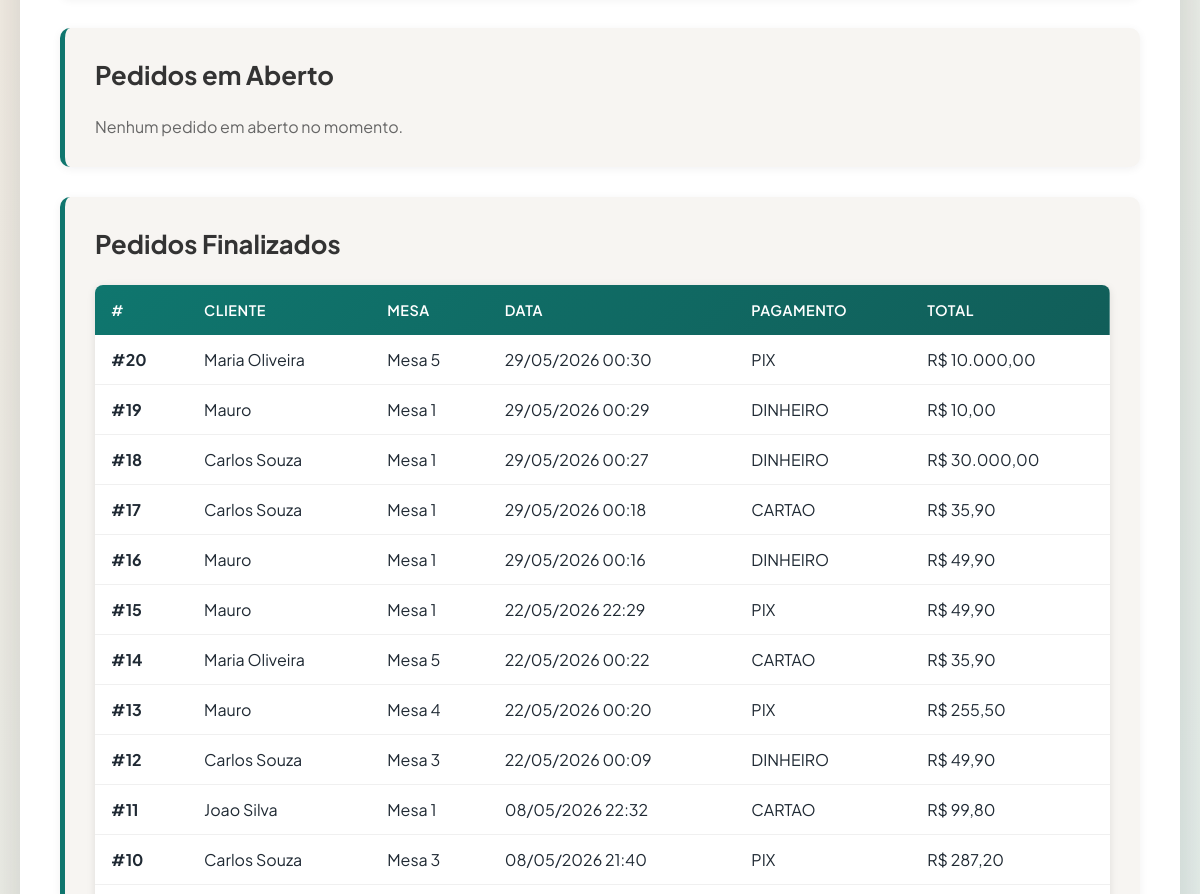
The page /pages/pedidos.php (signed in, middle part) on the database as committed earlier.
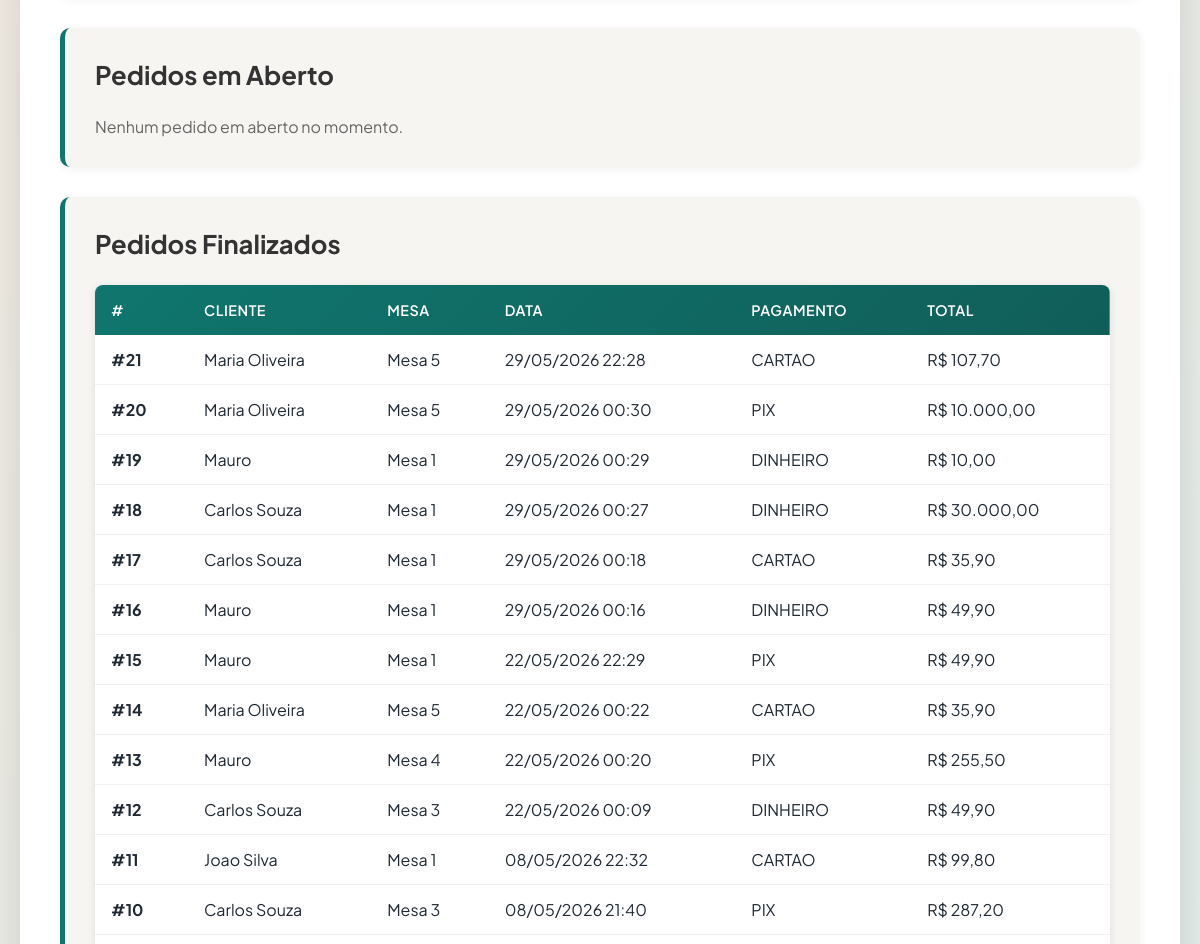
The same page on the database as committed later.
### tables this page shows
CREATE TABLE pedidos (
    id_pedido INTEGER PRIMARY KEY AUTOINCREMENT,
    id_cliente INTEGER,
    id_mesa INTEGER,
    id_funcionario INTEGER,
    data_pedido TEXT DEFAULT CURRENT_TIMESTAMP,
    status TEXT NOT NULL DEFAULT 'aberto' CHECK (status IN ('aberto','fechado','cancelado')),
    forma_de_pagamento TEXT DEFAULT 'DINHEIRO' CHECK (forma_de_pagamento IN ('DINHEIRO','PIX','CARTAO')),
    FOREIGN KEY (id_cliente) REFERENCES clientes(id_cliente),
    FOREIGN KEY (id_mesa) REFERENCES mesas(id_mesa),
    FOREIGN KEY (id_funcionario) REFERENCES funcionarios(id_funcionario)
);

### config/config.php (called while the page is built, shortened)
<?php
$pdo = initialize_database(DB_PATH, false);
function query_all(string $sql, array $params = []): array
{
    global $pdo;
    $stmt = $pdo->prepare($sql);
    $stmt->execute($params);
    return $stmt->fetchAll() ?: [];
}

### pages/pedidos.php (the view, shortened to what this page needs)
<?php
require_once __DIR__ . '/../config/config.php';
$pedidos_abertos = query_all(
    "SELECT p.id_pedido, c.nome, m.numero, p.data_pedido
     FROM pedidos p
     JOIN clientes c ON p.id_cliente = c.id_cliente
     JOIN mesas m ON p.id_mesa = m.id_mesa
     WHERE p.status = 'aberto'
     ORDER BY p.data_pedido DESC"
);
$pedidos_finalizados = query_all(
    "SELECT p.id_pedido, c.nome, m.numero, p.data_pedido, p.forma_de_pagamento,
            SUM(ip.quantidade * ip.preco_unitario) as total
     FROM pedidos p
     JOIN clientes c ON p.id_cliente = c.id_cliente
     JOIN mesas m ON p.id_mesa = m.id_mesa
     LEFT JOIN itens_pedido ip ON p.id_pedido = ip.id_pedido
     WHERE p.status = 'fechado'
     GROUP BY p.id_pedido
     ORDER BY p.data_pedido DESC"
);
?>
<!DOCTYPE html>
<html lang="pt-BR">
<head>
    <link rel="stylesheet" href="../css/style.css">
</head>
<body>
    <div class="container">
        <main>
            <section class="secao secao-lista">
                <h2>Pedidos em Aberto</h2>
                <?php if (empty($pedidos_abertos)): ?>
                    <p style="color: #666;">Nenhum pedido em aberto no momento.</p>
                <?php endif; ?>
            </section>
            <section class="secao secao-lista" id="finalizados">
                <h2>Pedidos Finalizados</h2>
                <?php if (empty($pedidos_finalizados)): ?>
                    <p style="color: #666;">Nenhum pedido finalizado ainda.</p>
                <?php else: ?>
                    <div class="tabela-container">
                        <table class="tabela">
                            <thead>
                                <tr>
                                    <th>#</th>
                                    <th>Cliente</th>
                                    <th>Mesa</th>
                                    <th>Data</th>
                                    <th>Pagamento</th>
                                    <th>Total</th>
                                </tr>
                            </thead>
                            <tbody>
                                <?php foreach ($pedidos_finalizados as $p): ?>
                                    <tr>
                                        <td><strong>#<?php echo $p['id_pedido']; ?></strong></td>
                                        <td><?php echo htmlspecialchars($p['nome']); ?></td>
                                        <td>Mesa <?php echo $p['numero']; ?></td>
                                        <td><?php echo date('d/m/Y H:i', strtotime($p['data_pedido'])); ?></td>
                                        <td><?php echo htmlspecialchars($p['forma_de_pagamento']); ?></td>
                                        <td>R$ <?php echo number_format((float)($p['total'] ?? 0), 2, ',', '.'); ?></td>
                                    </tr>
                                <?php endforeach; ?>
                            </tbody>
                        </table>
                    </div>
                <?php endif; ?>
            </section>
        </main>
    </div>
</body>
</html>

### css/style.css (style rules this page uses)
:root { --bg-start: #fef3e7; --bg-end: #e8f6f2; --surface: #ffffff; --surface-muted: #f7f5f2; --ink: #1f2933; --muted: #6b7280; --accent: #0f766e; --accent-strong: #115e59; --accent-soft: #e7f7f4; --accent-2: #f59e0b; --accent-3: #ef4444; --accent-4: #0ea5e9; --shadow-strong: 0 20px 60px rgba(15, 23, 42, 0.22); --shadow-soft: 0 4px 16px rgba(15, 23, 42, 0.08); }
* { margin: 0; padding: 0; box-sizing: border-box; }
body { font-family: "Plus Jakarta Sans", "Noto Sans", sans-serif; background: radial-gradient(1200px 600px at 10% -10%, #fff6ec 0%, transparent 60%), radial-gradient(900px 500px at 100% 0%, #e7fbf6 0%, transparent 55%), linear-gradient(135deg, var(--bg-start) 0%, var(--bg-end) 100%); min-height: 100vh; padding: 20px; color: var(--ink); }
.container { max-width: 1200px; margin: 0 auto; background: var(--surface); border-radius: 12px; box-shadow: var(--shadow-strong); overflow: hidden; }
main { padding: 40px; }
.secao { margin-bottom: 30px; padding: 30px; background: var(--surface-muted); border-radius: 10px; border-left: 5px solid var(--accent); box-shadow: 0 2px 10px rgba(15, 23, 42, 0.06); transition: box-shadow 0.3s; }
.secao h2 { color: #333; margin-bottom: 25px; font-size: 1.6em; display: flex; align-items: center; gap: 10px; }
.tabela-container { overflow-x: auto; border-radius: 8px; box-shadow: 0 2px 8px rgba(0, 0, 0, 0.1); }
.tabela { width: 100%; border-collapse: collapse; background: white; }
.tabela thead { background: linear-gradient(135deg, var(--accent) 0%, var(--accent-strong) 100%); color: white; }
.tabela th { padding: 16px; text-align: left; font-weight: 600; text-transform: uppercase; font-size: 0.9em; letter-spacing: 0.5px; }
.tabela td { padding: 14px 16px; border-bottom: 1px solid #f0f0f0; }

Rows that differ between the two databases and show on the page:
added pedidos: id_pedido "21", nome "Maria Oliveira", numero "5", data_pedido "29/05/2026 22:28", forma_de_pagamento "CARTAO", total "107,70"
